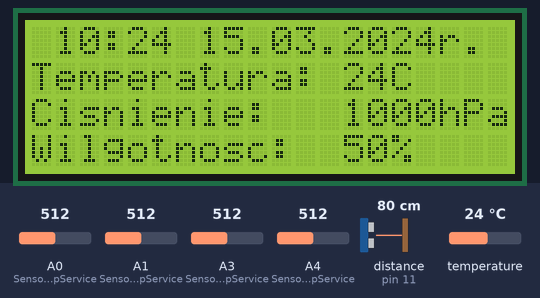
The sketch below on a simulated Arduino Uno, built with avr-gcc and run on an emulated ATmega328P. On the bench: 20×4 character LCD. Wiring (inferred from the names in the program): ultrasonic range finder: trigger pin 12; echo pin 11. The inputs (shaded band) are chosen by the test bench; at power-on: temperature 24 °C, A0 (SensorsMainLoopService) = 512, A1 (SensorsMainLoopService) = 512, A3 (SensorsMainLoopService) = 512, A4 (SensorsMainLoopService) = 512, distance to the obstacle (sensor on pin 11) 80 cm. The echo pulse lasts 58.3 µs per cm; the local clock reads 2024-03-15 10:24:30 at power-on unless the sketch sets it; what the sketch prints to the serial monitor is not drawn.

Above: at 2.4 s.
2.5 s: temperature set to 12 °C
At 4.1 s:
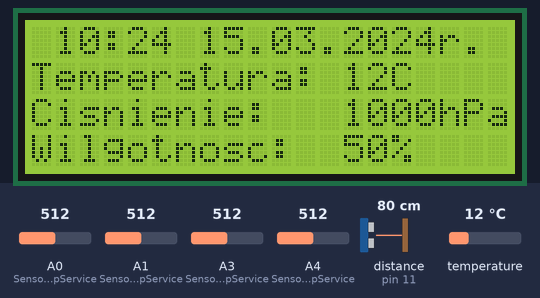
5.0 s: A0 (SensorsMainLoopService) set to 716
At 8.1 s:
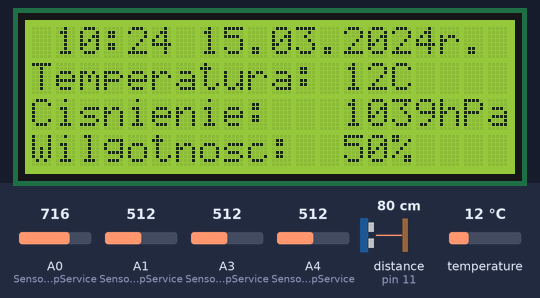
8.5 s: A1 (SensorsMainLoopService) set to 716
At 10.9 s:
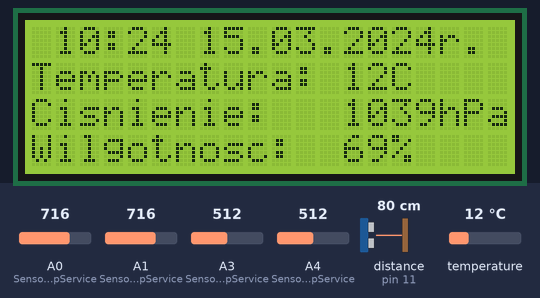
12.0 s: temperature set to 19 °C
15.5 s: A0 (SensorsMainLoopService) set to 992
At 18.7 s:
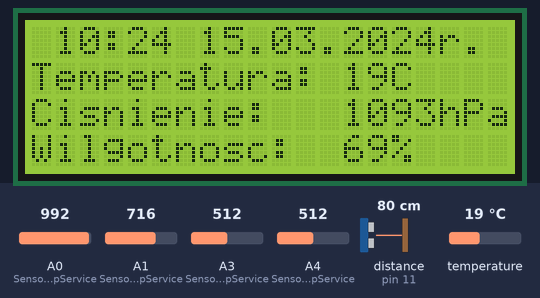
19.0 s: A1 (SensorsMainLoopService) set to 992
At 21.8 s:
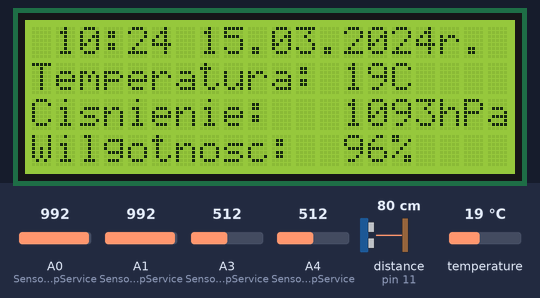
Timing chart, 0 to 23.3 s (numbered marks = the images above; inputs shaded):
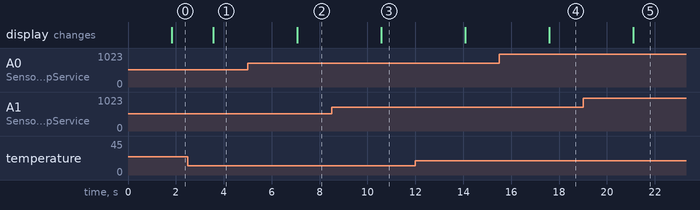

The sketch:

czujniki.ino
```cpp
#include <Wire.h>
#include <LiquidCrystal_I2C.h>
#include <Time.h>
#include <DS1307RTC.h>
#include <TimeLib.h>
#include <DallasTemperature.h>
#include <OneWire.h>
#include <Math.h>

#define TRIG 12
#define ECHO 11

typedef struct
{
  double pressure;
  double dampness;
  double temperature;
  double lightIntensity1;
  double lightIntensity2;
  double distance;
}SensorValue;

SensorValue sensorsValue;

OneWire oneWire(A2);
DallasTemperature sensors(&oneWire);
LiquidCrystal_I2C lcd(0x27, 20, 4);

void SensorsMainLoopService(void);
void LCDMainLoopService(void);
void Print(int number);
double Distance(int echo, int trig);

void setup() {
  lcd.init();
  lcd.backlight();
  pinMode(TRIG, OUTPUT);
  pinMode(ECHO, INPUT);
  Serial.begin(9600);
}

void loop()
{
  SensorsMainLoopService();
  LCDMainLoopService();
}


void SensorsMainLoopService(void)
{
  static String infoString;

  sensorsValue.pressure = analogRead(A0) * 200.0 / 1023.0 + 900.0;
  sensorsValue.dampness = analogRead(A1) * 100.0 / 1023.0;
  sensorsValue.lightIntensity1 = analogRead(A3) * 100.0 / 1023.0;
  sensorsValue.lightIntensity2 = analogRead(A4) * 100.0 / 1023.0;
  sensorsValue.distance = Distance(ECHO, TRIG);
  sensors.requestTemperatures();
  sensorsValue.temperature = sensors.getTempCByIndex(0);


  infoString = String(sensorsValue.pressure) + " " + String(sensorsValue.dampness) + " " + String(sensorsValue.temperature) + " " + String(sensorsValue.lightIntensity1) + " " + String(sensorsValue.lightIntensity2) + " " + String(sensorsValue.distance);

  Serial.println(infoString);
  delay(900);
}

void LCDMainLoopService(void)
{
  static tmElements_t tm;
  lcd.clear();
  if(RTC.read(tm))
  {
    lcd.setCursor(1,0);
    Print(tm.Hour);
    lcd.setCursor(3,0);
    lcd.print(':');
    lcd.setCursor(4,0);
    Print(tm.Minute);

    lcd.setCursor(7,0);
    Print(tm.Day);
    lcd.setCursor(9,0);
    lcd.print('.');
    lcd.setCursor(10,0);
    Print(tm.Month);
    lcd.setCursor(12,0);
    lcd.print('.');
    lcd.setCursor(13,0);
    lcd.print(tmYearToCalendar(tm.Year));
    lcd.print("r.");
  }
  else
  {
    lcd.setCursor(0,0);
    lcd.print("Brak zegara");
  }


  lcd.setCursor(0,1);
  lcd.print("Temperatura: ");
  lcd.setCursor(13,1);
  lcd.print((int)sensorsValue.temperature);
  lcd.setCursor(15,1);
  lcd.print("C");

  lcd.setCursor(0,2);
  lcd.print("Cisnienie: ");
  lcd.setCursor(13,2);
  lcd.print((int)sensorsValue.pressure);
  lcd.setCursor(17,2);
  lcd.print("hPa");

  lcd.setCursor(0,3);
  lcd.print("Wilgotnosc: ");
  lcd.setCursor(13,3);
  lcd.print((int)sensorsValue.dampness);
  lcd.setCursor(15,3);
  lcd.print("%");
}

void Print(int number)
{
  if(number >= 0 && number < 10)
  {
    lcd.print('0');
  }
  lcd.print(number);
}

double Distance(int echo, int trig)
{
  double tim, dis;

  digitalWrite(trig, HIGH);
  delayMicroseconds(10);
  digitalWrite(trig, LOW);

  tim = pulseIn(echo, HIGH);
  dis = tim / 58.0;
  return dis;
}
```

Measured:
- after the input at 2.5 s, the display: changes after 1.1 s (image 1)
- after the input at 5.0 s, the display: changes after 2.1 s (image 2)
- after the input at 8.5 s, the display: changes after 2.1 s (image 3)
- after the input at 15.5 s, the display: changes after 2.1 s (image 4)
- after the input at 19.0 s, the display: changes after 2.1 s (image 5)
